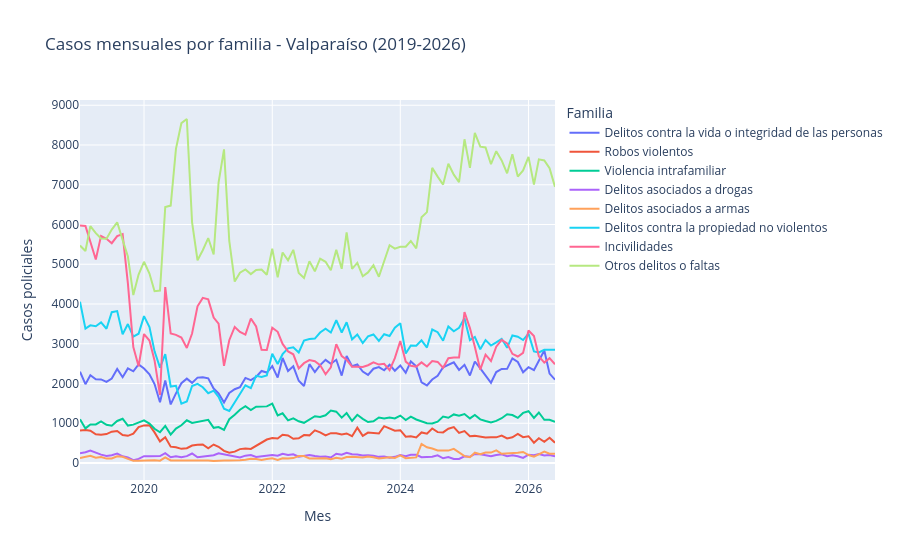

Here is the notebook cell this chart was saved with:
### Markdown cell above
## 4. Serie mensual continua 

Toda la historia mes a mes: se ven a la vez la tendencia y la estacionalidad.

### Code cell
figm = px.line(fam_m, x='fecha', y='casos', color='familia',
               title='Casos mensuales por familia - Valparaíso (2019-2026)')
figm.update_layout(xaxis_title='Mes', yaxis_title='Casos policiales', legend_title='Familia')
figm.show()
